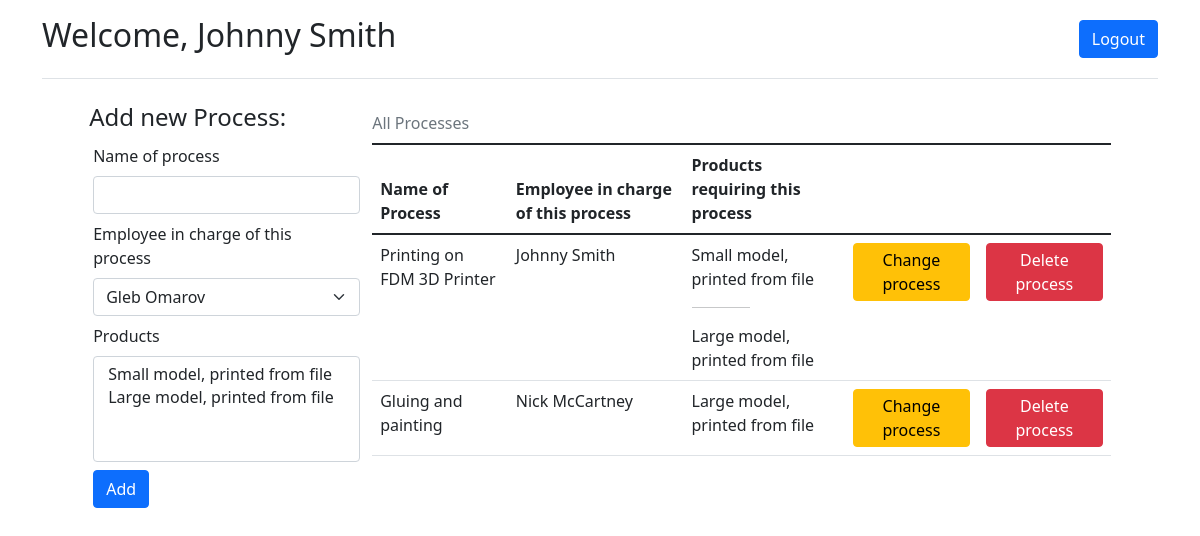
The page /add_process (signed in) on the database as committed earlier.
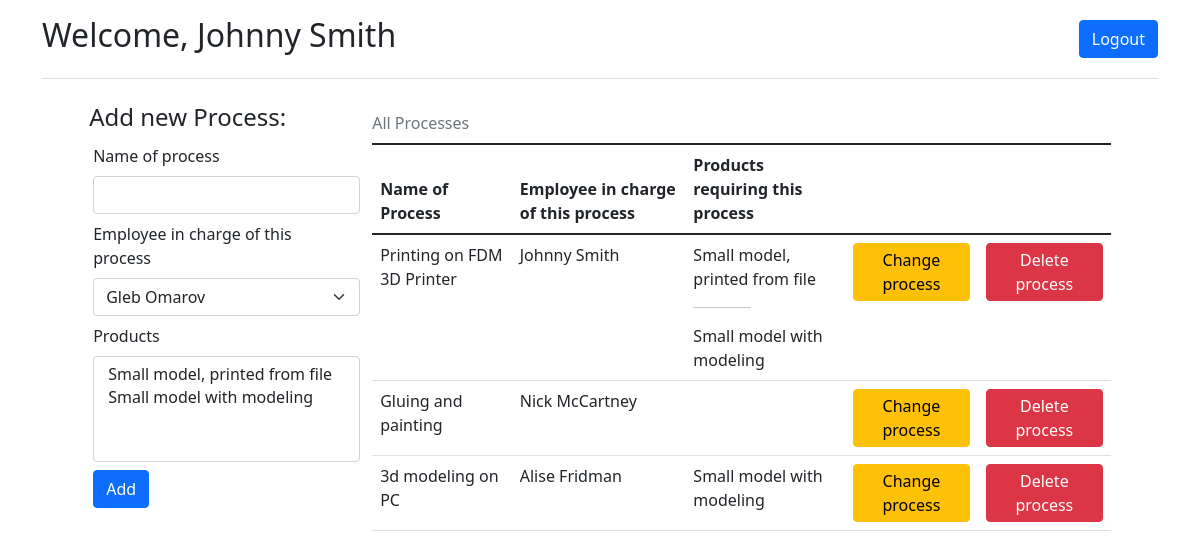
The same page on the database as committed later.
### app/models.py (models this page shows)
class Employee(db.Model, UserMixin):
    id = db.Column(db.Integer, primary_key=True, nullable=False, autoincrement=True)
    first_name = db.Column("First name", db.String)
    last_name = db.Column("Last name", db.String)
    user_name = db.Column("Username", db.String, unique=True)
    password = db.Column("Password", db.String)
    admin = db.Column("Administrator", db.Boolean, default=False)
    processes = db.relationship('Process', backref='employee', lazy='dynamic')

class Process(db.Model):
    process_id = db.Column(db.Integer, primary_key=True, nullable=False, autoincrement=True)
    name = db.Column("Name", db.String)
    responsible_employee = db.Column(db.Integer, db.ForeignKey('employee.id'))
    products = db.relationship("Product", secondary=product_processes, back_populates="processes")
    processes_in_order = db.relationship('ProcessInOrder', backref='Process', lazy='dynamic')

class Product(db.Model):
    product_id = db.Column(db.Integer, primary_key=True, nullable=False, autoincrement=True)
    name = db.Column("Name", db.String)
    processes = db.relationship("Process", secondary=product_processes, back_populates="products")
    orders = db.relationship("Order", secondary=orders_products, back_populates="products")

### app/routes.py (the view, shortened to what this page needs)
@process_app.route('/add_process', methods=['get', 'post'])
@login_required
def add_process():
    table = models.Process.query.all()
    form = AddProcess()
    form.employee.choices = [
        (employee.id, f"{employee.first_name} {employee.last_name}") for employee in models.Employee.query.all()
    ]
    form.products.choices = [
        (product.product_id, product.name) for product in models.Product.query.all()
    ]
    return render_template('add_process.html', form=form, table=table)

### app/forms.py
class AddProcess(FlaskForm):
    name = StringField("Name of process", validators=[InputRequired()])
    employee = SelectField("Employee in charge of this process")
    products = SelectMultipleField("Products")
    submit = SubmitField()

### app/__init__.py (called while the page is built)
@login_manager.user_loader
def load_user(user_id):
    return Employee.query.get(int(user_id))

### app/templates/add_process.html (shortened to what this page needs)
{% extends "base.html" %}
{% block content %}
<div class="container">
    <div class="row g-3 justify-content-md-center">
        <form action="" method="post" class="col-3">
            <h4>Add new Process:</h4>
            {{ form.name.label(class="form-label m-1") }}
            {{ form.name(class="form-control m-1") }}
            {{ form.employee.label(class="form-label m-1") }}
            {{ form.employee(class="form-select m-1") }}
            {{ form.products.label(class="form-label m-1") }}
            {{ form.products(class="form-select m-1", size=4, multiple=True) }}
            {{ form.submit(class="btn btn-primary m-1", value="Add") }}
        </form>
        <div class="col-8">
            <table class="table table-hover">
                <caption class="caption-top">All Processes</caption>
                <thead>
                <tr>
                    <th scope="col">Name of Process</th>
                    <th scope="col">Employee in charge of this process</th>
                    <th scope="col">Products requiring this process</th>
                    <th scope="col" style="width:18%;"></th>
                    <th scope="col" style="width:18%;"></th>
                </tr>
                </thead>
                <tbody>
                {% for process in table %}
                <tr>
                    <td>{{ process.name }}</td>
                    <td>
                        {{ process.employee.first_name }} {{ process.employee.last_name }}
                    </td>
                    <td>
                        {% for product in process.products %}
                        {{ product.name }}
                        {% if loop.index < process.products|length %}
                        <br><hr width="40%">
                        {% endif %}
                                                {% endfor %}
                    </td>
                    <td>
                        <a href="{{ url_for('remove_process', process_id=process.process_id) }}" class="btn btn-warning p-1">Change
                            process</a>
                    </td>
                    <td>
                        <a href="{{ url_for('remove_process', process_id=process.process_id) }}" class="btn btn-danger p-1">Delete
                            process</a>
                    </td>
                </tr>
                {% endfor %}
                </tbody>
            </table>
        </div>
    </div>
</div>
{% endblock %}

### app/templates/base.html (shortened to what this page needs)
<!DOCTYPE html>
<html lang="en">
<head>
    <link href="https://cdn.jsdelivr.net/npm/bootstrap@5.1.3/dist/css/bootstrap.min.css" rel="stylesheet"
>
</head>
<body>
{% include "navbar.html" %}
{% block content %}
{% endblock %}
</body>
</html>

### app/templates/navbar.html (shortened to what this page needs)
<div class="container">
    <header class="d-flex flex-wrap align-items-center justify-content-center justify-content-md-between py-3 mb-4 border-bottom">
    {% if current_user.is_authenticated %}
    <h2>Welcome, {{ current_user.first_name}} {{ current_user.last_name}}</h2>
    {% endif %}
    <div class="col-md-3 text-end">
        {% if current_user.is_authenticated %}
        <a href="{{ url_for('logout') }}" class="btn btn-primary">Logout</a>
        {% else %}
        <a href="{{ url_for('login') }}" class="btn btn-outline-primary me-2">Login</a>
        {% endif %}
    </div>
</header>
</div>

Rows that differ between the two databases and show on the page:
changed Product: name "Large model, printed from file" → "Small model with modeling"
changed Process "Gluing and painting": loses Product (name "Large model, printed from file")
added Process: name "3d modeling on PC", employee.first_name "Alise", employee.last_name "Fridman", Product (name "Small model with modeling")
Other text that changed with them:
form field products: "Small model, printed from file / Large model, printed from file" → "Small model, printed from file / Small model with modeling"
